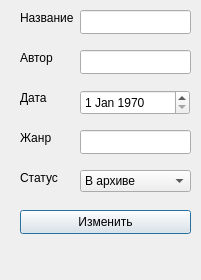
<?xml version="1.0" encoding="UTF-8"?>
<ui version="4.0">
 <class>ChangeBook</class>
 <widget class="QDialog" name="ChangeBook">
  <property name="geometry">
   <rect>
    <x>0</x>
    <y>0</y>
    <width>201</width>
    <height>280</height>
   </rect>
  </property>
  <property name="windowTitle">
   <string>Dialog</string>
  </property>
  <widget class="QLabel" name="label">
   <property name="geometry">
    <rect>
     <x>20</x>
     <y>10</y>
     <width>61</width>
     <height>16</height>
    </rect>
   </property>
   <property name="text">
    <string>Название</string>
   </property>
  </widget>
  <widget class="QLabel" name="label_2">
   <property name="geometry">
    <rect>
     <x>20</x>
     <y>50</y>
     <width>49</width>
     <height>16</height>
    </rect>
   </property>
   <property name="text">
    <string>Автор</string>
   </property>
  </widget>
  <widget class="QLabel" name="label_3">
   <property name="geometry">
    <rect>
     <x>20</x>
     <y>90</y>
     <width>49</width>
     <height>16</height>
    </rect>
   </property>
   <property name="text">
    <string>Дата</string>
   </property>
  </widget>
  <widget class="QLabel" name="label_4">
   <property name="geometry">
    <rect>
     <x>20</x>
     <y>130</y>
     <width>49</width>
     <height>16</height>
    </rect>
   </property>
   <property name="text">
    <string>Жанр</string>
   </property>
  </widget>
  <widget class="QLineEdit" name="line1">
   <property name="geometry">
    <rect>
     <x>80</x>
     <y>10</y>
     <width>111</width>
     <height>24</height>
    </rect>
   </property>
  </widget>
  <widget class="QLineEdit" name="line2">
   <property name="geometry">
    <rect>
     <x>80</x>
     <y>50</y>
     <width>111</width>
     <height>24</height>
    </rect>
   </property>
  </widget>
  <widget class="QLineEdit" name="line3">
   <property name="geometry">
    <rect>
     <x>80</x>
     <y>130</y>
     <width>111</width>
     <height>24</height>
    </rect>
   </property>
  </widget>
  <widget class="QPushButton" name="savechanges">
   <property name="geometry">
    <rect>
     <x>20</x>
     <y>210</y>
     <width>171</width>
     <height>24</height>
    </rect>
   </property>
   <property name="text">
    <string>Изменить</string>
   </property>
  </widget>
  <widget class="QDateEdit" name="date">
   <property name="geometry">
    <rect>
     <x>80</x>
     <y>90</y>
     <width>110</width>
     <height>25</height>
    </rect>
   </property>
   <property name="date">
    <date>
     <year>1970</year>
     <month>1</month>
     <day>1</day>
    </date>
   </property>
  </widget>
  <widget class="QComboBox" name="comboBox">
   <property name="geometry">
    <rect>
     <x>80</x>
     <y>170</y>
     <width>111</width>
     <height>22</height>
    </rect>
   </property>
   <item>
    <property name="text">
     <string>В архиве</string>
    </property>
   </item>
   <item>
    <property name="text">
     <string>Утеряна</string>
    </property>
   </item>
   <item>
    <property name="text">
     <string>Забрали</string>
    </property>
   </item>
  </widget>
  <widget class="QLabel" name="label_5">
   <property name="geometry">
    <rect>
     <x>20</x>
     <y>170</y>
     <width>49</width>
     <height>16</height>
    </rect>
   </property>
   <property name="text">
    <string>Статус</string>
   </property>
  </widget>
 </widget>
 <resources/>
 <connections/>
</ui>
